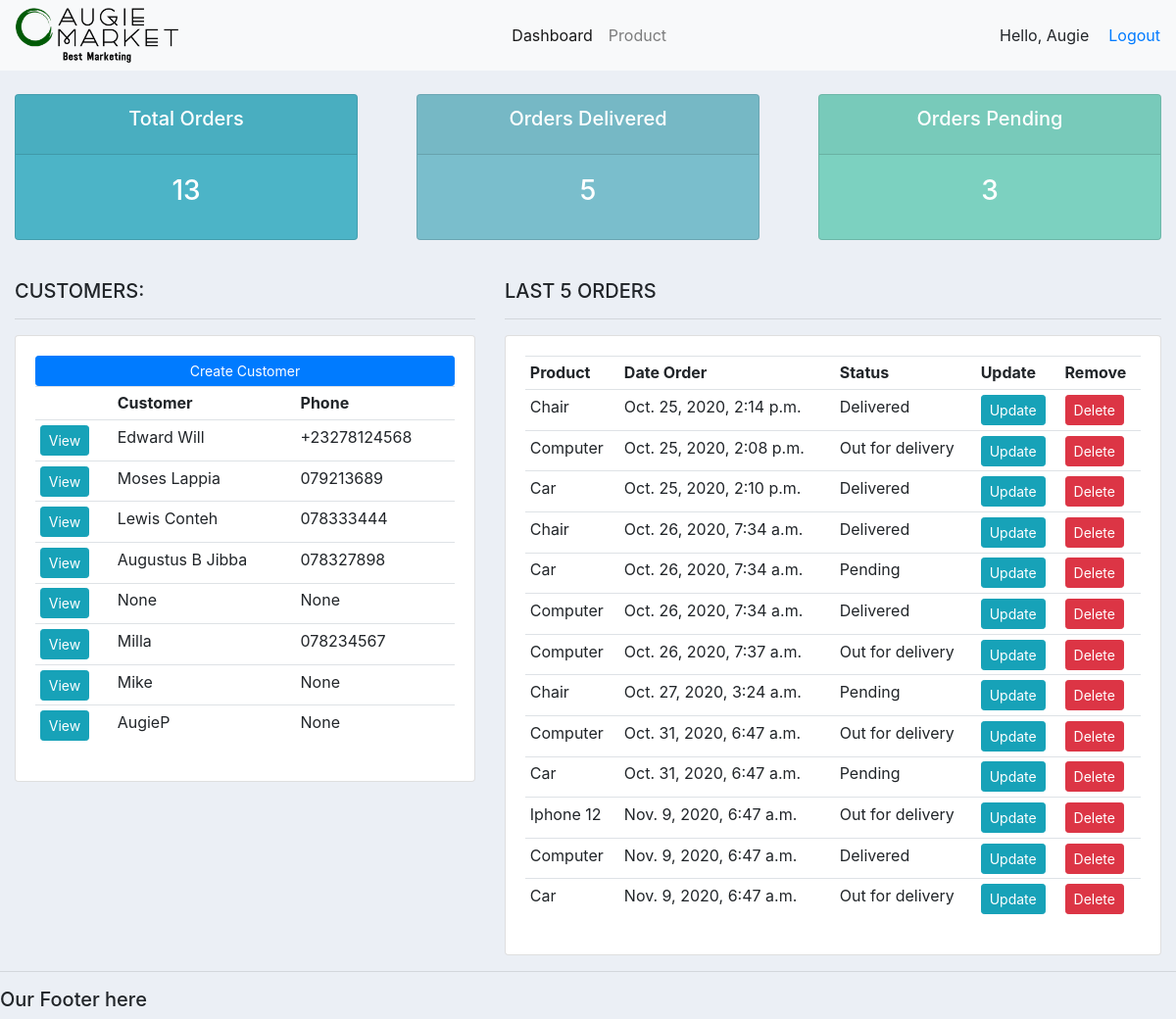
The app's page / (signed in) with its own data.
### accounts/models.py (models this page shows, shortened)
class Customer(models.Model):
    user = models.OneToOneField(User, null=True, blank=True, on_delete=models.CASCADE)
    name = models.CharField(max_length=200, null=True)
    phone_number = models.CharField(max_length=50, null=True)
    email = models.CharField(max_length=100, null=True)
    profile_pic = models.ImageField(default= "male.png",null=True, blank=True)
    date_created = models.DateTimeField(auto_now=True, null=True)

class Order(models.Model):
    STATUS = (('Pending', 'Pending'), ('Out for delivery', 'Out for delivery'), ('Delivered', 'Delivered'))
    product = models.ForeignKey(Product, null=True,on_delete=models.SET_NULL)
    customer = models.ForeignKey(Customer, null=True,on_delete=models.SET_NULL)
    date_created = models.DateTimeField(auto_now=True, null=True)
    status = models.CharField(max_length=200, null=True, choices=STATUS)

class Product(models.Model):
    CATEGORY = (('Indoor', 'Indoor'), ('Outdoor', 'Outdoor'))
    product_name = models.CharField(max_length=200, null=True)
    price = models.FloatField(null=True)
    category = models.CharField(max_length=200, null=True, choices=CATEGORY)
    description = models.CharField(max_length=200, null=True, blank=True)
    date_created = models.DateTimeField(auto_now=True, null=True)
    tags = models.ManyToManyField(Tag)
    def __str__(self):
        return self.product_name

### accounts/decorators.py (the view)
    def wrapper_func(request, *args, **kwargs):
        group = None
        if request.user.groups.exists():
            group = request.user.groups.all()[0].name
        if group == 'customers':
            return redirect('user-page')
        if group == 'admin':
            return view_func(request, *args, **kwargs)

### accounts/views.py (called while the page is built)
@login_required(login_url='login')
@admin_only
def home(request):
    orders = Order.objects.all()
    customers = Customer.objects.all()
    total_customers = customers.count()
    total_orders = orders.count()
    delivered = orders.filter(status='Delivered').count()
    pending = orders.filter(status='Pending').count()
    context = {
        'orders': orders,
        'customers': customers,
        'total_customers': total_customers,
        'total_orders': total_orders,
        'delivered': delivered,
        'pending': pending
    }
    return render(request, 'accounts/dashboard.html', context)

### accounts/templates/accounts/dashboard.html
{% extends 'accounts/main.html' %}
{% block content %}
{% include 'accounts/status.html' %}
<br>
    <div class="container-fluid">
        <div class="row">
            <div class="col-md-5">
                <h5>CUSTOMERS:</h5>
                <hr>
                <div class="card card-body">
                    <a class="btn btn-primary btn-sm btn-block" href="">Create Customer</a>
                    <table class="table table-sm">
                        <tr>
                            <th></th>
                            <th>Customer</th>
                            <th>Phone</th>
                        </tr>
                        {% for customer in customers%}
                            <tr>
                                <td><a class="btn btn-sm btn-info" href="{% url 'customer' customer.id %}"> View </a></td>
                                <td>{{customer.name}}</td>
                                <td>{{customer.phone_number}}</td>
                            </tr>
                        {% endfor %}
                    </table>
                </div>
            </div>
            <div class="col-md-7">
                <h5>LAST 5 ORDERS</h5>
                <hr>
                <div class="card card-body">
                    <table class="table table-sm">
                        <tr>
                            <th>Product</th>
                            <th>Date Order</th>
                            <th>Status</th>
                            <th>Update</th>
                            <th>Remove</th>
                        </tr>
                        {% for order in orders %}
                            <tr>
                                <td>{{order.product}}</td>
                                <td>{{order.date_created}}</td>
                                <td>{{order.status}}</td>
                                <td><a class="btn btn-sm btn-info" href="{% url 'update_order' order.id %}">Update</a></td>
                                <td><a class="btn btn-sm btn-danger" href="{% url 'delete_order' order.id %}">Delete</a></td>
                            </tr>
                        {% endfor %}
                    </table>
                </div>
            </div>
        </div>
    </div>
{% endblock  %}

### accounts/templates/accounts/navbar.html (shortened to what this page needs)
{% load static %}
<nav class="navbar navbar-expand-lg navbar-light bg-light">
    <img src="{% static 'images/logo.png'%}" alt="Logo Images" id="logo" height="80px">
    <div class="collapse navbar-collapse justify-content-center"  id="navbarNavDropdown">
        <ul class="navbar-nav ">
            {% if request.user.is_staff %}
                <li class="nav-item active">
                    <a class="nav-link" href="{% url 'home' %}">Dashboard</a>
                </li>
                <li class="nav-item">
                    <a class="nav-link" href="{% url 'product' %}">Product</a>
                </li>
            {% endif %}
        </ul>
    </div>
    <span style= margin-right:20px>Hello, {{request.user}} </span>
    <span><a href=" {% url 'logout' %} ">Logout</a></span>
</nav>

### static/css/main.css (style rules this page uses)
body { background-color: #ebeff5; }
#logo { height: 3.5em; }

### records on screen
Customer: name "Edward Will", phone_number "+23278124568"
Customer: name "Moses Lappia", phone_number "079213689"
Customer: name "Lewis Conteh", phone_number "078333444"
Customer: name "Augustus B Jibba", phone_number "078327898"
Customer: name "None", phone_number "None"
Customer: name "Milla", phone_number "078234567"
Customer: name "Mike", phone_number "None"
Customer: name "AugieP", phone_number "None"
Order: product "Chair", date_created "Oct. 25, 2020, 2:14 p.m.", status "Delivered"
Order: product "Computer", date_created "Oct. 25, 2020, 2:08 p.m.", status "Out for delivery"
Order: product "Car", date_created "Oct. 25, 2020, 2:10 p.m.", status "Delivered"
Order: product "Chair", date_created "Oct. 26, 2020, 7:34 a.m.", status "Delivered"
Order: product "Car", date_created "Oct. 26, 2020, 7:34 a.m.", status "Pending"
Order: product "Computer", date_created "Oct. 26, 2020, 7:34 a.m.", status "Delivered"
Order: product "Computer", date_created "Oct. 26, 2020, 7:37 a.m.", status "Out for delivery"
Order: product "Chair", date_created "Oct. 27, 2020, 3:24 a.m.", status "Pending"
Order: product "Computer", date_created "Oct. 31, 2020, 6:47 a.m.", status "Out for delivery"
Order: product "Car", date_created "Oct. 31, 2020, 6:47 a.m.", status "Pending"
Order: product "Iphone 12", date_created "Nov. 9, 2020, 6:47 a.m.", status "Out for delivery"
Order: product "Computer", date_created "Nov. 9, 2020, 6:47 a.m.", status "Delivered"
Order: product "Car", date_created "Nov. 9, 2020, 6:47 a.m.", status "Out for delivery"

### other values on screen
{{ request.user }} "Augie"
{{ total_orders }} "13"
{{ delivered }} "5"
{{ pending }} "3"
